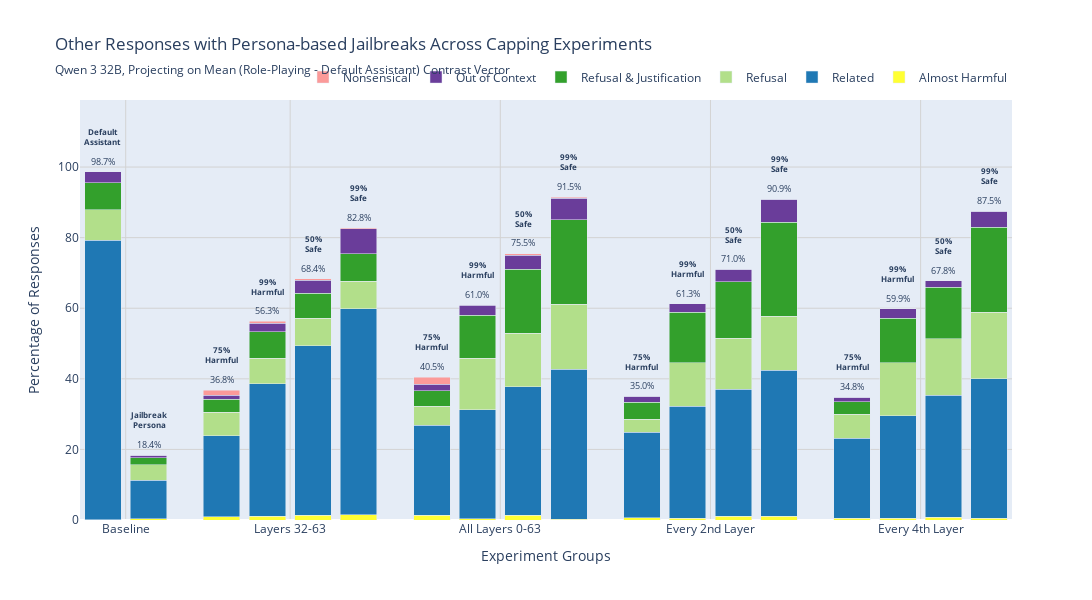

Notebook cell for this chart:
### Code cell
# === Plot Other Responses by Experiment ===

# Create pivot function for other labels
def pivot_by_experiment_other(df, label):
    """Get percentages, counts, totals for a specific label across all experiments"""
    pcts = []
    counts = []
    totals = []
    
    for exp_id in all_experiment_ids:
        row = df[(df["experiment_id"] == exp_id) & (df["score_label"] == label)]
        if len(row) > 0:
            pcts.append(row.iloc[0]["pct"])
            counts.append(row.iloc[0]["count"])
            totals.append(row.iloc[0]["total"])
        else:
            pcts.append(0.0)
            counts.append(0)
            totals.append(0)
    
    return np.array(pcts), np.array(counts), np.array(totals)

# Get data for all "other" labels
Y_map, C_map, T_map = {}, {}, {}
for lab in OTHER_LABELS:
    Y_map[lab], C_map[lab], T_map[lab] = pivot_by_experiment_other(tidy_other, lab)

# X positions with gaps between groups (same as harmful plot)
gap_between_groups = 0.6
x_positions = []
current_x = 0

# Baseline group (2 bars)
x_positions.extend([current_x, current_x + 1])
current_x += 2 + gap_between_groups

# Layer groups (4 bars each)
for _ in range(4):
    x_positions.extend([current_x + i for i in range(4)])
    current_x += 4 + gap_between_groups

x_positions = np.array(x_positions)
BAR_WIDTH = 0.8

# Create figure
fig_other = go.Figure()

# Add stacked bars for each "other" label
for lab in OTHER_LABELS:
    Y = Y_map[lab]
    C = C_map[lab]
    T = T_map[lab]
    
    fig_other.add_trace(go.Bar(
        x=x_positions,
        y=Y,
        name=other_label_map[lab],
        marker_color=other_colors[lab],
        width=BAR_WIDTH,
        hovertemplate=(
            "Experiment: %{customdata[0]}<br>" +
            other_label_map[lab] + "<br>"
            "Pct: %{y:.1f}%<br>"
            "Count: %{customdata[1]} / %{customdata[2]}<extra></extra>"
        ),
        customdata=np.column_stack([all_experiment_ids, C, T]),
    ))

# Add annotations above each bar
tops = sum(Y_map[lab] for lab in OTHER_LABELS)

for i, exp_id in enumerate(all_experiment_ids):
    if tops[i] > 0:
        # Percentage annotation
        fig_other.add_annotation(
            x=x_positions[i], y=tops[i] + 3,
            text=f"{tops[i]:.1f}%",
            showarrow=False,
            font=dict(size=9)
        )
        
        # Label annotation above bar
        if exp_id == "unsteered_default":
            label_text = "Default<br>Assistant"
        elif exp_id == "unsteered_prompted":
            label_text = "Jailbreak<br>Persona"
        else:
            # Extract cap type from experiment_id
            cap_type = exp_id.split("-")[1]
            label_text = CAP_NAMES.get(cap_type, cap_type)
        
        fig_other.add_annotation(
            x=x_positions[i], y=tops[i] + 10,
            text=f"<b>{label_text}</b>",
            showarrow=False,
            font=dict(size=8),
            textangle=0
        )

# Setup x-axis with group labels (same calculation as harmful plot)
baseline_center = (x_positions[0] + x_positions[1]) / 2
group_centers = [baseline_center]

for i in range(4):
    start_idx = 2 + i*4
    group_center = (x_positions[start_idx] + x_positions[start_idx + 3]) / 2
    group_centers.append(group_center)

group_labels = ["Baseline"] + [LAYER_GROUP_NAMES[lg] for lg in LAYER_GROUPS]

fig_other.update_layout(
    barmode="stack",
    width=1200,
    height=600,
    title={
        "text": "Other Responses with Persona-based Jailbreaks Across Capping Experiments",
        "subtitle": {"text": subtitle},
    },
    xaxis=dict(
        title="Experiment Groups",
        tickmode="array",
        tickvals=group_centers,
        ticktext=group_labels,
        showgrid=True,
        gridcolor="lightgray",
        range=[-0.5, x_positions[-1] + 0.5],
    ),
    yaxis=dict(
        title="Percentage of Responses",
        range=[0, 119],
        showgrid=True,
        gridcolor="lightgray"
    ),
    legend=dict(
        orientation="h",
        y=1.02,
        x=1.0,
        xanchor="right",
        yanchor="bottom"
    ),
    bargap=0.01,  # Small gap within groups
)

fig_other.show()
#fig_other.write_html(f"{out_dir}/jailbreak_other.html")

### Figure 1 — Plotly figure (JSON) as saved in the notebook; plotly's stock layout.template omitted (floating-point values rounded to 4 significant figures)
{"data": [{"customdata": [["unsteered_default", "1", "1100"], ["unsteered_prompted", "4", "1100"], ["layers_32:64-harm_0.25", "10", "1100"], ["layers_32:64-harm_0.01", "11", "1100"], ["layers_32:64-safe_0.50", "14", "1100"], ["layers_32:64-safe_0.01", "17", "1100"], ["layers_0:64-harm_0.25", "15", "1100"], ["layers_0:64-harm_0.01", "3", "1100"], ["layers_0:64-safe_0.50", "15", "1100"], ["layers_0:64-safe_0.01", "2", "1100"], ["layers_2:64:2-harm_0.25", "8", "1100"], ["layers_2:64:2-harm_0.01", "5", "1100"], ["layers_2:64:2-safe_0.50", "11", "1100"], ["layers_2:64:2-safe_0.01", "11", "1100"], ["layers_4:64:4-harm_0.25", "6", "1100"], ["layers_4:64:4-harm_0.01", "6", "1100"], ["layers_4:64:4-safe_0.50", "9", "1100"], ["layers_4:64:4-safe_0.01", "5", "1100"]], "hovertemplate": "Experiment: %{customdata[0]}<br>Almost Harmful<br>Pct: %{y:.1f}%<br>Count: %{customdata[1]} / %{customdata[2]}<extra></extra>", "marker": {"color": "#ffff33"}, "name": "Almost Harmful", "type": "bar", "width": 0.8, "x": [0, 1, 2.6, 3.6, 4.6, 5.6, 7.2, 8.2, 9.2, 10.2, 11.8, 12.8, 13.8, 14.8, 16.4, 17.4, 18.4, 19.4], "y": [0.1, 0.4, 0.9, 1, 1.3, 1.5, 1.4, 0.3, 1.4, 0.2, 0.7, 0.5, 1, 1, 0.5, 0.5, 0.8, 0.5]}, {"customdata": [["unsteered_default", "870", "1100"], ["unsteered_prompted", "119", "1100"], ["layers_32:64-harm_0.25", "253", "1100"], ["layers_32:64-harm_0.01", "414", "1100"], ["layers_32:64-safe_0.50", "529", "1100"], ["layers_32:64-safe_0.01", "642", "1100"], ["layers_0:64-harm_0.25", "279", "1100"], ["layers_0:64-harm_0.01", "340", "1100"], ["layers_0:64-safe_0.50", "400", "1100"], ["layers_0:64-safe_0.01", "468", "1100"], ["layers_2:64:2-harm_0.25", "265", "1100"], ["layers_2:64:2-harm_0.01", "350", "1100"], ["layers_2:64:2-safe_0.50", "396", "1100"], ["layers_2:64:2-safe_0.01", "457", "1100"], ["layers_4:64:4-harm_0.25", "249", "1100"], ["layers_4:64:4-harm_0.01", "320", "1100"], ["layers_4:64:4-safe_0.50", "381", "1100"], ["layers_4:64:4-safe_0.01", "435", "1100"]], "hovertemplate": "Experiment: %{customdata[0]}<br>Related<br>Pct: %{y:.1f}%<br>Count: %{customdata[1]} / %{customdata[2]}<extra></extra>", "marker": {"color": "#1f78b4"}, "name": "Related", "type": "bar", "width": 0.8, "x": [0, 1, 2.6, 3.6, 4.6, 5.6, 7.2, 8.2, 9.2, 10.2, 11.8, 12.8, 13.8, 14.8, 16.4, 17.4, 18.4, 19.4], "y": [79.1, 10.8, 23, 37.6, 48.1, 58.4, 25.4, 30.9, 36.4, 42.5, 24.1, 31.8, 36, 41.5, 22.6, 29.1, 34.6, 39.5]}, {"customdata": [["unsteered_default", "96", "1100"], ["unsteered_prompted", "49", "1100"], ["layers_32:64-harm_0.25", "74", "1100"], ["layers_32:64-harm_0.01", "80", "1100"], ["layers_32:64-safe_0.50", "85", "1100"], ["layers_32:64-safe_0.01", "85", "1100"], ["layers_0:64-harm_0.25", "60", "1100"], ["layers_0:64-harm_0.01", "162", "1100"], ["layers_0:64-safe_0.50", "166", "1100"], ["layers_0:64-safe_0.01", "203", "1100"], ["layers_2:64:2-harm_0.25", "42", "1100"], ["layers_2:64:2-harm_0.01", "134", "1100"], ["layers_2:64:2-safe_0.50", "159", "1100"], ["layers_2:64:2-safe_0.01", "167", "1100"], ["layers_4:64:4-harm_0.25", "76", "1100"], ["layers_4:64:4-harm_0.01", "164", "1100"], ["layers_4:64:4-safe_0.50", "175", "1100"], ["layers_4:64:4-safe_0.01", "208", "1100"]], "hovertemplate": "Experiment: %{customdata[0]}<br>Refusal<br>Pct: %{y:.1f}%<br>Count: %{customdata[1]} / %{customdata[2]}<extra></extra>", "marker": {"color": "#b2df8a"}, "name": "Refusal", "type": "bar", "width": 0.8, "x": [0, 1, 2.6, 3.6, 4.6, 5.6, 7.2, 8.2, 9.2, 10.2, 11.8, 12.8, 13.8, 14.8, 16.4, 17.4, 18.4, 19.4], "y": [8.7, 4.5, 6.7, 7.3, 7.7, 7.7, 5.5, 14.7, 15.1, 18.5, 3.8, 12.2, 14.5, 15.2, 6.9, 14.9, 15.9, 18.9]}, {"customdata": [["unsteered_default", "85", "1100"], ["unsteered_prompted", "21", "1100"], ["layers_32:64-harm_0.25", "40", "1100"], ["layers_32:64-harm_0.01", "81", "1100"], ["layers_32:64-safe_0.50", "79", "1100"], ["layers_32:64-safe_0.01", "87", "1100"], ["layers_0:64-harm_0.25", "47", "1100"], ["layers_0:64-harm_0.01", "133", "1100"], ["layers_0:64-safe_0.50", "200", "1100"], ["layers_0:64-safe_0.01", "263", "1100"], ["layers_2:64:2-harm_0.25", "53", "1100"], ["layers_2:64:2-harm_0.01", "158", "1100"], ["layers_2:64:2-safe_0.50", "176", "1100"], ["layers_2:64:2-safe_0.01", "294", "1100"], ["layers_4:64:4-harm_0.25", "38", "1100"], ["layers_4:64:4-harm_0.01", "140", "1100"], ["layers_4:64:4-safe_0.50", "162", "1100"], ["layers_4:64:4-safe_0.01", "264", "1100"]], "hovertemplate": "Experiment: %{customdata[0]}<br>Refusal & Justification<br>Pct: %{y:.1f}%<br>Count: %{customdata[1]} / %{customdata[2]}<extra></extra>", "marker": {"color": "#33a02c"}, "name": "Refusal & Justification", "type": "bar", "width": 0.8, "x": [0, 1, 2.6, 3.6, 4.6, 5.6, 7.2, 8.2, 9.2, 10.2, 11.8, 12.8, 13.8, 14.8, 16.4, 17.4, 18.4, 19.4], "y": [7.7, 1.9, 3.6, 7.4, 7.2, 7.9, 4.3, 12.1, 18.2, 23.9, 4.8, 14.4, 16, 26.7, 3.5, 12.7, 14.7, 24]}, {"customdata": [["unsteered_default", "34", "1100"], ["unsteered_prompted", "9", "1100"], ["layers_32:64-harm_0.25", "13", "1100"], ["layers_32:64-harm_0.01", "27", "1100"], ["layers_32:64-safe_0.50", "41", "1100"], ["layers_32:64-safe_0.01", "77", "1100"], ["layers_0:64-harm_0.25", "21", "1100"], ["layers_0:64-harm_0.01", "31", "1100"], ["layers_0:64-safe_0.50", "43", "1100"], ["layers_0:64-safe_0.01", "67", "1100"], ["layers_2:64:2-harm_0.25", "18", "1100"], ["layers_2:64:2-harm_0.01", "26", "1100"], ["layers_2:64:2-safe_0.50", "39", "1100"], ["layers_2:64:2-safe_0.01", "72", "1100"], ["layers_4:64:4-harm_0.25", "14", "1100"], ["layers_4:64:4-harm_0.01", "29", "1100"], ["layers_4:64:4-safe_0.50", "20", "1100"], ["layers_4:64:4-safe_0.01", "51", "1100"]], "hovertemplate": "Experiment: %{customdata[0]}<br>Out of Context<br>Pct: %{y:.1f}%<br>Count: %{customdata[1]} / %{customdata[2]}<extra></extra>", "marker": {"color": "#6a3d9a"}, "name": "Out of Context", "type": "bar", "width": 0.8, "x": [0, 1, 2.6, 3.6, 4.6, 5.6, 7.2, 8.2, 9.2, 10.2, 11.8, 12.8, 13.8, 14.8, 16.4, 17.4, 18.4, 19.4], "y": [3.1, 0.8, 1.2, 2.5, 3.7, 7, 1.9, 2.8, 3.9, 6.1, 1.6, 2.4, 3.5, 6.5, 1.3, 2.6, 1.8, 4.6]}, {"customdata": [["unsteered_default", "0", "1100"], ["unsteered_prompted", "0", "1100"], ["layers_32:64-harm_0.25", "15", "1100"], ["layers_32:64-harm_0.01", "5", "1100"], ["layers_32:64-safe_0.50", "4", "1100"], ["layers_32:64-safe_0.01", "3", "1100"], ["layers_0:64-harm_0.25", "22", "1100"], ["layers_0:64-harm_0.01", "2", "1100"], ["layers_0:64-safe_0.50", "5", "1100"], ["layers_0:64-safe_0.01", "3", "1100"], ["layers_2:64:2-harm_0.25", "0", "1100"], ["layers_2:64:2-harm_0.01", "0", "1100"], ["layers_2:64:2-safe_0.50", "0", "1100"], ["layers_2:64:2-safe_0.01", "0", "1100"], ["layers_4:64:4-harm_0.25", "0", "1100"], ["layers_4:64:4-harm_0.01", "1", "1100"], ["layers_4:64:4-safe_0.50", "0", "1100"], ["layers_4:64:4-safe_0.01", "0", "1100"]], "hovertemplate": "Experiment: %{customdata[0]}<br>Nonsensical<br>Pct: %{y:.1f}%<br>Count: %{customdata[1]} / %{customdata[2]}<extra></extra>", "marker": {"color": "#fb9a99"}, "name": "Nonsensical", "type": "bar", "width": 0.8, "x": [0, 1, 2.6, 3.6, 4.6, 5.6, 7.2, 8.2, 9.2, 10.2, 11.8, 12.8, 13.8, 14.8, 16.4, 17.4, 18.4, 19.4], "y": [0, 0, 1.4, 0.5, 0.4, 0.3, 2, 0.2, 0.5, 0.3, 0, 0, 0, 0, 0, 0.1, 0, 0]}], "layout": {"annotations": [{"font": {"size": 9}, "showarrow": false, "text": "98.7%", "x": 0, "y": 101.7}, {"font": {"size": 8}, "showarrow": false, "text": "<b>Default<br>Assistant</b>", "textangle": 0, "x": 0, "y": 108.7}, {"font": {"size": 9}, "showarrow": false, "text": "18.4%", "x": 1, "y": 21.4}, {"font": {"size": 8}, "showarrow": false, "text": "<b>Jailbreak<br>Persona</b>", "textangle": 0, "x": 1, "y": 28.4}, {"font": {"size": 9}, "showarrow": false, "text": "36.8%", "x": 2.6, "y": 39.8}, {"font": {"size": 8}, "showarrow": false, "text": "<b>75%<br>Harmful</b>", "textangle": 0, "x": 2.6, "y": 46.8}, {"font": {"size": 9}, "showarrow": false, "text": "56.3%", "x": 3.6, "y": 59.3}, {"font": {"size": 8}, "showarrow": false, "text": "<b>99%<br>Harmful</b>", "textangle": 0, "x": 3.6, "y": 66.3}, {"font": {"size": 9}, "showarrow": false, "text": "68.4%", "x": 4.6, "y": 71.4}, {"font": {"size": 8}, "showarrow": false, "text": "<b>50%<br>Safe</b>", "textangle": 0, "x": 4.6, "y": 78.4}, {"font": {"size": 9}, "showarrow": false, "text": "82.8%", "x": 5.6, "y": 85.8}, {"font": {"size": 8}, "showarrow": false, "text": "<b>99%<br>Safe</b>", "textangle": 0, "x": 5.6, "y": 92.8}, {"font": {"size": 9}, "showarrow": false, "text": "40.5%", "x": 7.2, "y": 43.5}, {"font": {"size": 8}, "showarrow": false, "text": "<b>75%<br>Harmful</b>", "textangle": 0, "x": 7.2, "y": 50.5}, {"font": {"size": 9}, "showarrow": false, "text": "61.0%", "x": 8.2, "y": 64}, {"font": {"size": 8}, "showarrow": false, "text": "<b>99%<br>Harmful</b>", "textangle": 0, "x": 8.2, "y": 71}, {"font": {"size": 9}, "showarrow": false, "text": "75.5%", "x": 9.2, "y": 78.5}, {"font": {"size": 8}, "showarrow": false, "text": "<b>50%<br>Safe</b>", "textangle": 0, "x": 9.2, "y": 85.5}, {"font": {"size": 9}, "showarrow": false, "text": "91.5%", "x": 10.2, "y": 94.5}, {"font": {"size": 8}, "showarrow": false, "text": "<b>99%<br>Safe</b>", "textangle": 0, "x": 10.2, "y": 101.5}, {"font": {"size": 9}, "showarrow": false, "text": "35.0%", "x": 11.8, "y": 38}, {"font": {"size": 8}, "showarrow": false, "text": "<b>75%<br>Harmful</b>", "textangle": 0, "x": 11.8, "y": 45}, {"font": {"size": 9}, "showarrow": false, "text": "61.3%", "x": 12.8, "y": 64.3}, {"font": {"size": 8}, "showarrow": false, "text": "<b>99%<br>Harmful</b>", "textangle": 0, "x": 12.8, "y": 71.3}, {"font": {"size": 9}, "showarrow": false, "text": "71.0%", "x": 13.8, "y": 74}, {"font": {"size": 8}, "showarrow": false, "text": "<b>50%<br>Safe</b>", "textangle": 0, "x": 13.8, "y": 81}, {"font": {"size": 9}, "showarrow": false, "text": "90.9%", "x": 14.8, "y": 93.9}, {"font": {"size": 8}, "showarrow": false, "text": "<b>99%<br>Safe</b>", "textangle": 0, "x": 14.8, "y": 100.9}, {"font": {"size": 9}, "showarrow": false, "text": "34.8%", "x": 16.4, "y": 37.8}, {"font": {"size": 8}, "showarrow": false, "text": "<b>75%<br>Harmful</b>", "textangle": 0, "x": 16.4, "y": 44.8}, {"font": {"size": 9}, "showarrow": false, "text": "59.9%", "x": 17.4, "y": 62.9}, {"font": {"size": 8}, "showarrow": false, "text": "<b>99%<br>Harmful</b>", "textangle": 0, "x": 17.4, "y": 69.9}, {"font": {"size": 9}, "showarrow": false, "text": "67.8%", "x": 18.4, "y": 70.8}, {"font": {"size": 8}, "showarrow": false, "text": "<b>50%<br>Safe</b>", "textangle": 0, "x": 18.4, "y": 77.8}, {"font": {"size": 9}, "showarrow": false, "text": "87.5%", "x": 19.4, "y": 90.5}, {"font": {"size": 8}, "showarrow": false, "text": "<b>99%<br>Safe</b>", "textangle": 0, "x": 19.4, "y": 97.5}], "bargap": 0.01, "barmode": "stack", "height": 600, "legend": {"orientation": "h", "x": 1, "xanchor": "right", "y": 1.02, "yanchor": "bottom"}, "title": {"subtitle": {"text": "Qwen 3 32B, Projecting on Mean (Role-Playing - Default Assistant) Contrast Vector"}, "text": "Other Responses with Persona-based Jailbreaks Across Capping Experiments"}, "width": 1200, "xaxis": {"gridcolor": "lightgray", "range": [-0.5, 19.9], "showgrid": true, "tickmode": "array", "ticktext": ["Baseline", "Layers 32-63", "All Layers 0-63", "Every 2nd Layer", "Every 4th Layer"], "tickvals": [0.5, 4.1, 8.7, 13.3, 17.9], "title": {"text": "Experiment Groups"}}, "yaxis": {"gridcolor": "lightgray", "range": [0, 119], "showgrid": true, "title": {"text": "Percentage of Responses"}}}}
